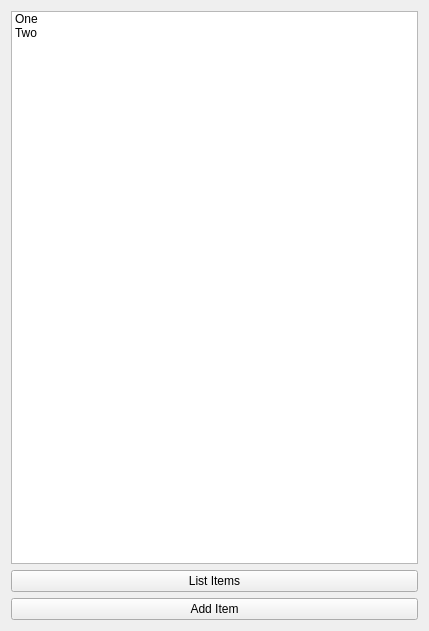
<?xml version="1.0" encoding="UTF-8"?>
<ui version="4.0">
 <class>Widget</class>
 <widget class="QWidget" name="Widget">
  <property name="geometry">
   <rect>
    <x>0</x>
    <y>0</y>
    <width>429</width>
    <height>631</height>
   </rect>
  </property>
  <property name="windowTitle">
   <string>Widget</string>
  </property>
  <layout class="QVBoxLayout" name="verticalLayout">
   <item>
    <widget class="QListWidget" name="listWidget">
     <item>
      <property name="text">
       <string>One</string>
      </property>
     </item>
     <item>
      <property name="text">
       <string>Two</string>
      </property>
     </item>
    </widget>
   </item>
   <item>
    <widget class="QPushButton" name="listItemsButton">
     <property name="text">
      <string>List Items</string>
     </property>
    </widget>
   </item>
   <item>
    <widget class="QPushButton" name="addItemButton">
     <property name="text">
      <string>Add Item</string>
     </property>
    </widget>
   </item>
  </layout>
 </widget>
 <resources/>
 <connections/>
</ui>
